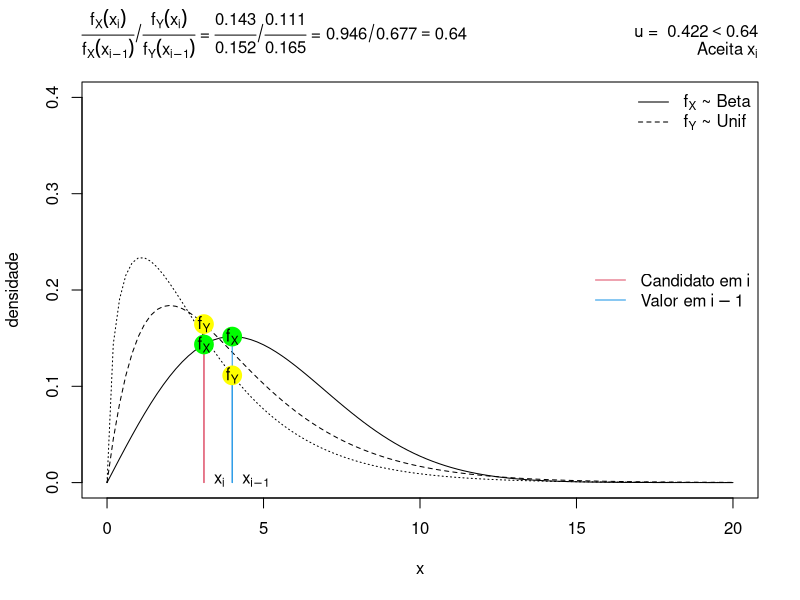
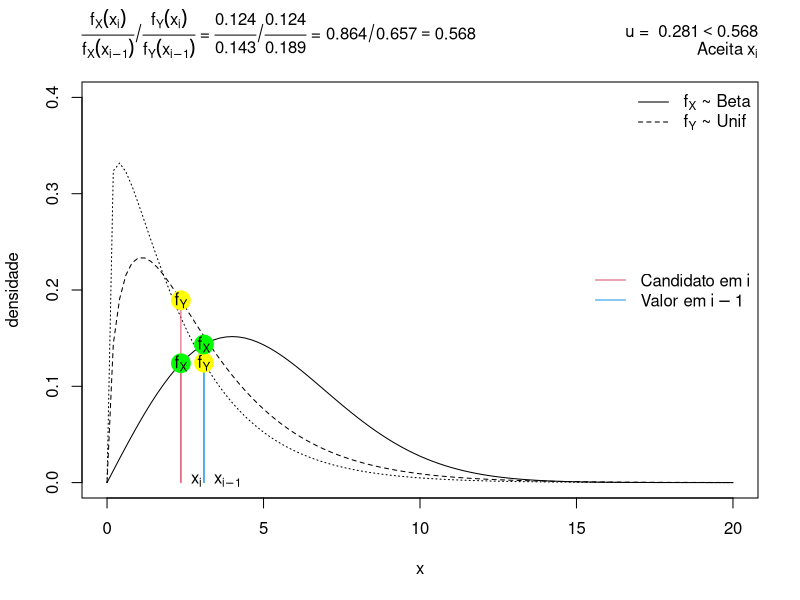
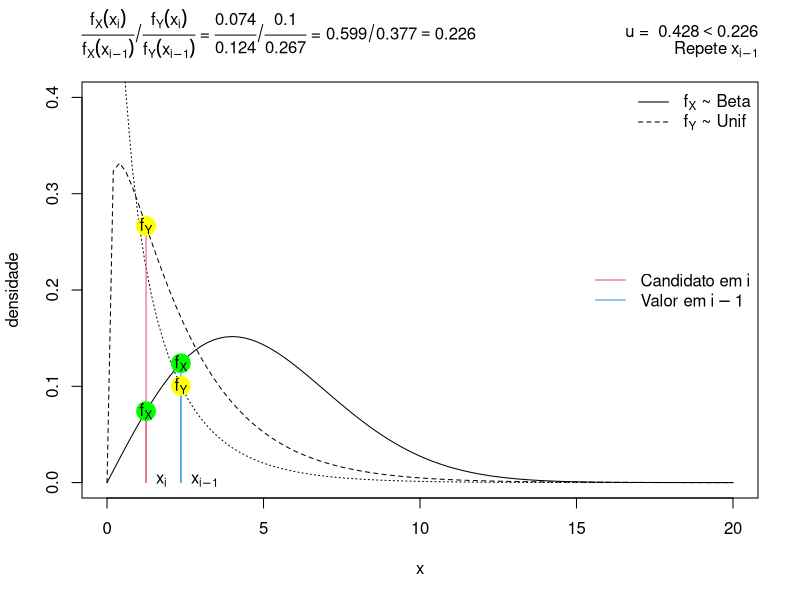
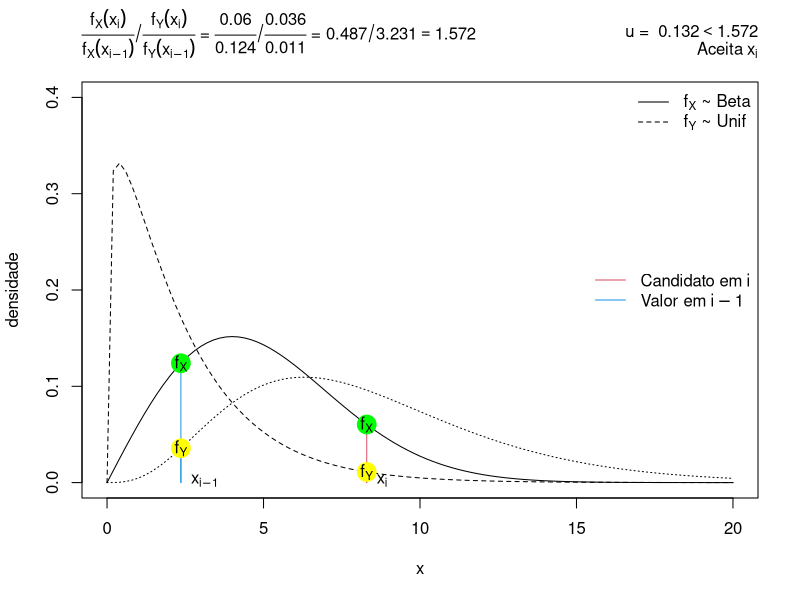
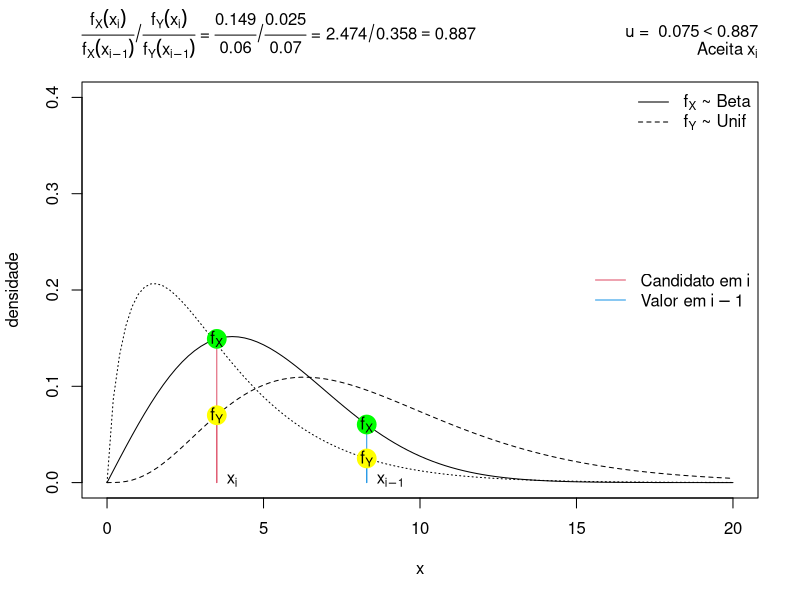
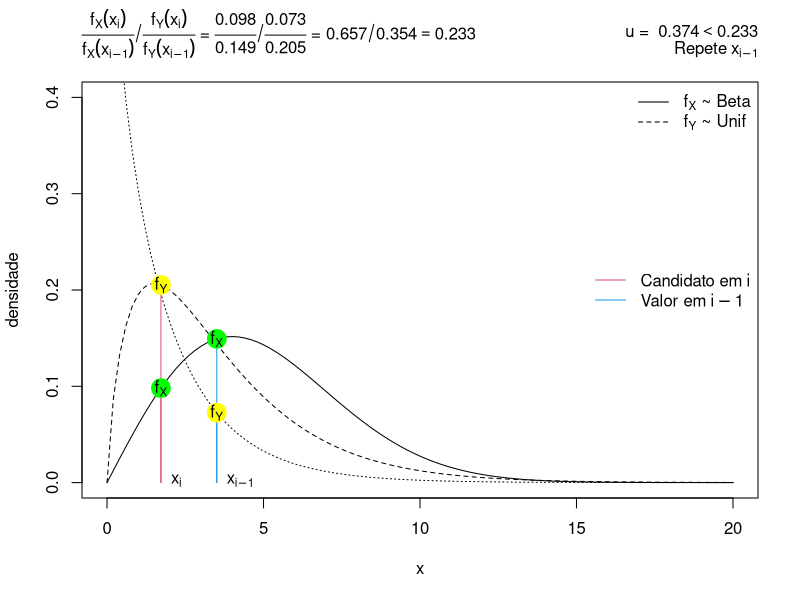
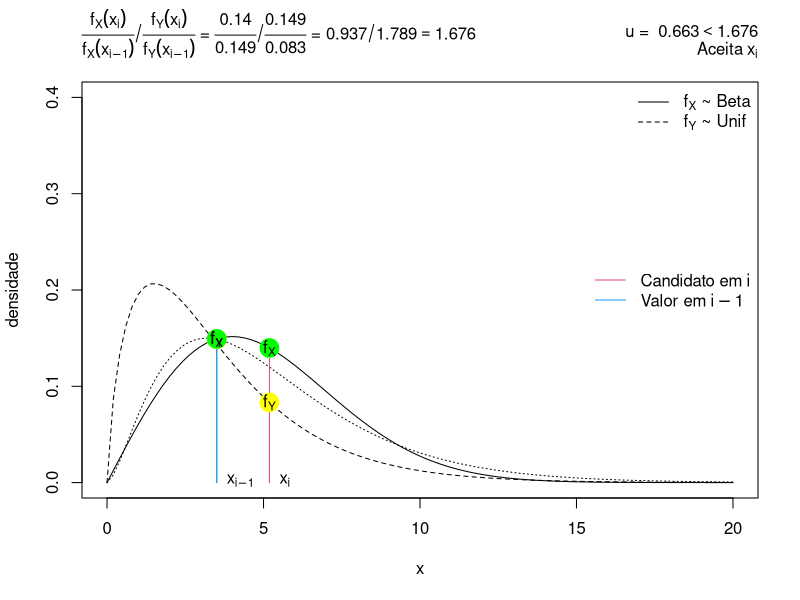
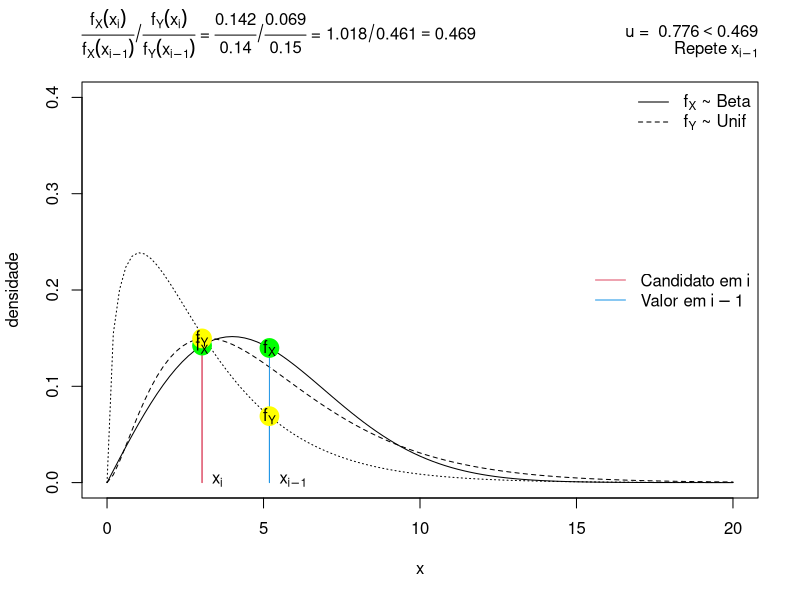

Recreate these plots in R, in order. (Note: this script raises an error after producing the figures.)
## Nao esta OK

## Alvo: Rayleigh
## Canditada: Chi-quadrado
mhsampler1 <- function(nsim, x1, plot=FALSE,
                       go=c("click","enter","none")){
    out <- vector(mode="numeric", length=nsim)
    f <- function(x, sigma) {
        (x / sigma^2) * exp(-x^2 / (2 * sigma^2)) * (x >= 0) * (sigma > 0)
    }
    ## Valor para iniciar a cadeia.
    out[1] <- x1
    for(i in 2:nsim){
        ## Realização da distribuição alvo.
        if(plot & go[1]=="click"){
            y <- locator(n=1)$x
        } else {
            y <- rchisq(1, out[i - 1])
        }
        ## Cálculo da razão de aceitação.
        ## num <- f(y, sigma) * dchisq(x[i - 1], df = y)
        ## den <- f(x[i - 1], sigma) * dchisq(y, df = x[i - 1])
        dg1 <- f(y, 4)
        dn1 <- dchisq(out[i - 1], df = y)
        dg0 <- f(out[i-1], 4)
        dn0 <- dchisq(y, df = out[i - 1])
        ratio <- (dg1 * dn1)/(dg0 * dn0)
        u <- runif(1)
        if(u<ratio){
            ## Se sim, cadeia ganha novo valor.
            out[i] <- y
        } else {
            ## Se não, cadeia recebe o último.
            out[i] <- out[i-1]
        }
        ## Parte de representação gráfica do método.
        if(plot & nsim<=20){
            ## Curvas.
            curve(f(x, 4), 0, 20, ylim=c(0, .4),
                  ylab="densidade");
            curve(dchisq(x, df = out[i - 1]), add=TRUE, lty=2);
            curve(dchisq(x, df = y), add=TRUE, lty=3);
            ## Lengendas.
            legend("topright",
                   legend=c(expression(f[X]*" ~ Beta"),
                       expression(f[Y]*" ~ Unif")),
                   lty=c(1,2), bty="n")
            legend("right",
                   legend=c(expression("Candidato em"*~i),
                       expression("Valor em"*~i-1)),
                   lty=1, col=c(2,4), bty="n")
            ## Segmentos da base até os valores nas funções.
            ## segments(y, dg1, y, 0, col=2, lty=1);
            ## segments(y, dn1, y, 0, col=2, lty=1);
            ## segments(out[i-1], dg0, out[i-1], 0, col=4, lty=1);
            ## segments(out[i-1], dn0, out[i-1], 0, col=4, lty=1);
            segments(y, dg1, y, 0, col=2, lty=1);
            segments(out[i - 1], dn1, out[i - 1], 0, col=4, lty=1);
            segments(out[i-1], dg0, out[i-1], 0, col=4, lty=1);
            segments(y, dn0, y, 0, col=2, lty=1);
            ## Pontos sobre as funções.
            cex <- 2.5; col="yellow"
            points(y, dg1, pch=19, cex=cex, col="green");
            points(out[i - 1], dn1, pch=19, cex=cex, col=col);
            points(out[i-1], dg0, pch=19, cex=cex, col="green");
            points(y, dn0, pch=19, cex=cex, col=col);
            ## Rótulos dos pontos.
            text(y, dg1, labels=expression(f[X]));
            text(out[i - 1], dn1, labels=expression(f[Y]));
            text(out[i-1], dg0, expression(f[X]));
            text(y, dn0, expression(f[Y]));
            text(c(y, out[i-1]), 0,
                 labels=c(expression(x[i]), expression(x[i-1])),
                 pos=4)
            ## Anotações matemáticas.
            L <- list(dg1=dg1, dg0=dg0, dn1=dn1,
                      dn0=dn0, num=dg1/dg0, den=dn1/dn0,
                      ratio=ratio)
            L <- lapply(L, round, digits=3)
            ex <- substitute(frac(f[X](x[i]), f[X](x[i-1]))/
                             frac(f[Y](x[i]), f[Y](x[i-1]))*" = "*
                             frac(dg1, dg0)/frac(dn1, dn0)*" = "*
                             num/den==ratio, L)
            r <- substitute("u = "~u<ratio,
                            lapply(list(ratio=ratio, u=u),
                                   round, digits=3))
            mtext(ex, side=3, line=1, adj=0)
            mtext(r, side=3, line=2, adj=1)
            mtext(ifelse(u<ratio,
                         expression(Aceita~x[i]),
                         expression(Repete~x[i-1])),
                  side=3, line=1, adj=1)
            switch(go[1],
                   ## Avança por cliques do mouse.
                   click=locator(n=1),
                   ## Avança por enter no console.
                   console=readline(prompt="Press [enter] to continue"),
                   ## Avança com intervalo de tempo entre etapas.
                   none=Sys.sleep(0.5))
        }
    }
    return(out)
}

n <- 10
x <- mhsampler1(n, x1 = 4, plot=TRUE, go="none")

## Gerando muitos números pelo método.
x <- mhsampler1(5000, x1=4)
par(mfrow=c(2,2))
plot(x, type="l")        ## Traço da cadeia completa.
plot(x[1:100], type="l") ## Traço do começo da cadeia.
acf(x)                   ## Mostra que a cadeia não é independente.
plot(ecdf(x))            ## Acumulada teórica vs empírica.
curve(Fx(x, 4), add = TRUE, col = 2, from = 0)
par(mfrow=c(1,1))

N <- 1e4
## Rayleigh(4)
sigma <- 4
x <- numeric(N)
x[1] <- 100
k <- 0 # para contar quantos foram aceitos
for (i in 2:N) {
    y <- rchisq(1, df = x[i - 1])
    num <- f(y, sigma) * g(x[i - 1], df = y)
    den <- f(x[i - 1], sigma) * g(y, df = x[i - 1])
    alpha <- num/den
    u <- runif(1)
    if (u <= alpha) {
        x[i] <- y
    } else {
        x[i] <- x[i - 1]
        k <- k + 1     # contagem dos aceitos
    }
}
plot.ts(x)
